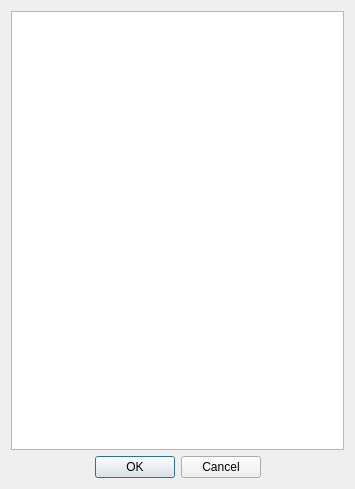
<ui version="4.0" >
 <class>deviceSelectClass</class>
 <widget class="QDialog" name="deviceSelectClass" >
  <property name="windowModality" >
   <enum>Qt::ApplicationModal</enum>
  </property>
  <property name="geometry" >
   <rect>
    <x>0</x>
    <y>0</y>
    <width>355</width>
    <height>489</height>
   </rect>
  </property>
  <property name="windowTitle" >
   <string>Select a capture device</string>
  </property>
  <layout class="QGridLayout" name="gridLayout" >
   <item row="0" column="0" >
    <widget class="QTreeView" name="devicesView" >
     <property name="alternatingRowColors" >
      <bool>true</bool>
     </property>
     <property name="uniformRowHeights" >
      <bool>true</bool>
     </property>
     <property name="headerHidden" >
      <bool>true</bool>
     </property>
    </widget>
   </item>
   <item row="1" column="0" >
    <widget class="QDialogButtonBox" name="buttons" >
     <property name="standardButtons" >
      <set>QDialogButtonBox::Cancel|QDialogButtonBox::Ok</set>
     </property>
     <property name="centerButtons" >
      <bool>true</bool>
     </property>
    </widget>
   </item>
  </layout>
 </widget>
 <layoutdefault spacing="6" margin="11" />
 <resources/>
 <connections>
  <connection>
   <sender>buttons</sender>
   <signal>rejected()</signal>
   <receiver>deviceSelectClass</receiver>
   <slot>reject()</slot>
   <hints>
    <hint type="sourcelabel" >
     <x>177</x>
     <y>465</y>
    </hint>
    <hint type="destinationlabel" >
     <x>177</x>
     <y>244</y>
    </hint>
   </hints>
  </connection>
  <connection>
   <sender>buttons</sender>
   <signal>accepted()</signal>
   <receiver>deviceSelectClass</receiver>
   <slot>accept()</slot>
   <hints>
    <hint type="sourcelabel" >
     <x>177</x>
     <y>465</y>
    </hint>
    <hint type="destinationlabel" >
     <x>177</x>
     <y>244</y>
    </hint>
   </hints>
  </connection>
 </connections>
</ui>
